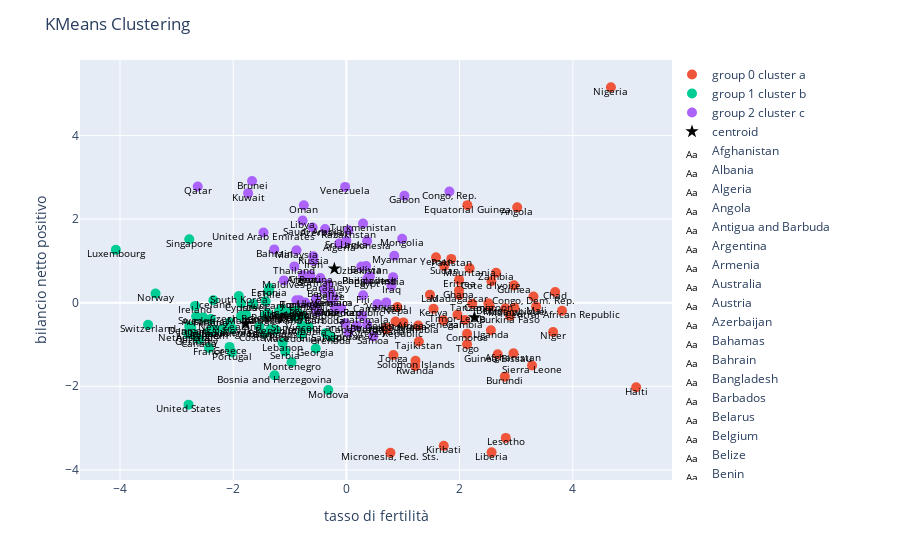

The code cell stored with this chart in its notebook:
### Code cell
labels = ['cluster a', 'cluster b', 'cluster c']
x = 'tasso di fertilità'
y = 'bilancio netto positivo'
title = 'KMeans Clustering'
y_means = clustering.pca_cluster_visualizator(KMeans, data_pca, 3, labels, x, y, title=title, annotations=annotation, skip_rows=1, random_seed=random_seed)

### Figure 1 — Plotly figure (JSON) as saved in the notebook; plotly's stock layout.template omitted (floating-point values rounded to 4 significant figures)
{"data": [{"hovertemplate": "<extra></extra>", "legendgroup": "", "marker": {"color": "#636efa", "symbol": "circle"}, "mode": "markers", "name": "", "orientation": "v", "showlegend": false, "type": "scatter", "xaxis": "x", "yaxis": "y"}, {"marker": {"size": 10}, "mode": "markers", "name": "group 0 cluster a", "type": "scatter", "x": [2.953, 3.019, 2.533, 1.007, 2.89, 2.8, 2.509, 3.811, 3.69, 2.132, 3.306, 2.563, 2.138, 1.991, 2.095, 1.99, 2.961, 2.674, 0.7189, 5.12, 1.54, 1.721, 0.7023, 1.476, 2.817, 2.566, 1.994, 2.81, 3.353, 2.179, 0.7787, 2.97, 1.269, 0.9006, 3.653, 4.675, 1.854, 1.217, 1.712, 3.281, 1.222, 0.8685, 1.728, 1.28, 2.224, 1.963, 2.132, 0.8313, 2.553, 1.584, 2.646], "y": [-1.209, 2.28, -0.09069, -0.4714, -0.313, -1.769, -0.01319, -0.1953, 0.256, -0.7461, 0.1478, 0.5125, 2.333, 0.5453, -0.4155, 0.2907, 0.4144, -1.234, -0.6032, -2.021, -0.1463, -3.425, -0.6318, 0.1924, -3.234, -3.58, 0.1842, -0.1357, -0.09438, 0.8236, -3.59, -0.12, -0.5482, -0.1019, -0.6999, 5.153, 1.048, -1.517, -0.4192, -1.502, -1.389, -0.4515, 0.8755, -0.9277, -0.02255, -0.2906, -0.9933, -1.251, -0.6577, 1.085, 0.7161]}, {"marker": {"size": 10}, "mode": "markers", "name": "group 1 cluster b", "type": "scatter", "x": [-0.6675, -0.9158, -2.53, -2.702, -1.344, -1.251, -2.425, -1.269, -0.9354, -0.994, -2.596, -1.374, -0.8912, -1.447, -1.436, -1.859, -1.775, -2.776, -0.3649, -1.359, -2.394, -2.427, -0.5418, -2.646, -2.064, -0.2749, -1.427, -2.35, -2.672, -1.65, -2.375, -2.742, -1.192, -1.126, -1.143, -4.073, -0.791, -1.86, -0.7834, -0.3193, -0.9694, -2.793, -2.058, -3.372, -0.7865, -1.4, -2.021, -1.08, -2.776, -1.537, -2.017, -1.9, -2.319, -2.654, -3.504, -2.181, -2.789, -1.152], "y": [-0.5834, -0.3314, -0.3522, -0.7318, -0.6423, -0.6543, -0.6874, -1.734, -0.2687, -0.2163, -0.877, 0.2882, -0.1912, -0.7342, -0.3023, -0.01416, -0.2812, -0.5656, -0.7288, 0.3493, -0.3889, -1.082, -1.095, -0.8272, -1.057, -0.8059, 0.03512, 0.05725, -0.077, -0.02897, -0.6483, -0.593, -0.2124, -0.9658, -0.1547, 1.264, -0.753, -0.3199, -0.3084, -2.09, -1.426, -0.7443, -0.4719, 0.2176, -0.5472, -0.2547, -1.191, -1.169, 1.517, -0.5734, -0.6194, 0.1619, -0.648, -0.3324, -0.5267, -0.6317, -2.439, -0.1918]}, {"marker": {"size": 10}, "mode": "markers", "name": "group 2 cluster c", "type": "scatter", "x": [-0.1268, -0.6374, -0.1996, -0.3764, -1.274, 0.415, -0.3859, -0.2819, 0.3672, 0.3505, -1.667, 0.5451, 0.1841, -0.7675, 1.821, -0.1697, -0.5175, 0.3681, 0.2955, 1.026, 0.2814, 0.8251, 0.3658, -0.5796, 0.7964, -0.2223, 0.03596, 0.03762, -1.737, -0.7733, -0.8814, -1.105, 0.9858, -0.08935, 0.8465, -0.7517, -0.3182, -0.6396, 0.395, -2.627, -0.8267, -0.5841, 0.4738, -0.5952, -0.5665, -0.0004622, -0.01958, -0.4592, -0.9196, -0.7255, -0.8842, 0.2938, -0.5377, -1.465, 0.2637, 0.7045, -0.02209, -0.2707], "y": [1.414, 0.6575, -0.1303, 1.764, 1.275, 0.6302, 0.3171, 0.2481, -0.5213, 0.8789, 2.909, -0.03263, -0.5486, 0.657, 2.66, -0.1332, -0.2095, 0.5633, 0.1765, 2.559, -0.3039, 0.6112, 1.472, 1.005, 0.4084, 0.1082, -0.7046, 1.733, 2.62, 1.963, 1.254, 0.5327, 1.53, -0.1424, 1.123, 2.329, 0.4483, 0.65, 0.6221, 2.777, 0.0595, 1.111, -0.8102, 1.799, -0.08599, 1.478, -0.4928, 0.5883, 0.8676, 0.006162, 0.05781, 1.893, 0.08175, 1.677, 0.8652, 0.007193, 2.77, 0.09064]}, {"marker": {"color": "black", "size": 10, "symbol": "star"}, "mode": "markers", "name": "centroid", "type": "scatter", "x": [2.263, -1.777, -0.2125], "y": [-0.352, -0.5031, 0.8127]}, {"mode": "text", "name": "Afghanistan", "text": ["Afghanistan"], "textfont": {"color": "black", "size": 10}, "textposition": "bottom center", "type": "scatter", "x": [2.953], "y": [-1.209]}, {"mode": "text", "name": "Albania", "text": ["Albania"], "textfont": {"color": "black", "size": 10}, "textposition": "bottom center", "type": "scatter", "x": [-0.6675], "y": [-0.5834]}, {"mode": "text", "name": "Algeria", "text": ["Algeria"], "textfont": {"color": "black", "size": 10}, "textposition": "bottom center", "type": "scatter", "x": [-0.1268], "y": [1.414]}, {"mode": "text", "name": "Angola", "text": ["Angola"], "textfont": {"color": "black", "size": 10}, "textposition": "bottom center", "type": "scatter", "x": [3.019], "y": [2.28]}, {"mode": "text", "name": "Antigua and Barbuda", "text": ["Antigua and Barbuda"], "textfont": {"color": "black", "size": 10}, "textposition": "bottom center", "type": "scatter", "x": [-0.9158], "y": [-0.3314]}, {"mode": "text", "name": "Argentina", "text": ["Argentina"], "textfont": {"color": "black", "size": 10}, "textposition": "bottom center", "type": "scatter", "x": [-0.6374], "y": [0.6575]}, {"mode": "text", "name": "Armenia", "text": ["Armenia"], "textfont": {"color": "black", "size": 10}, "textposition": "bottom center", "type": "scatter", "x": [-0.1996], "y": [-0.1303]}, {"mode": "text", "name": "Australia", "text": ["Australia"], "textfont": {"color": "black", "size": 10}, "textposition": "bottom center", "type": "scatter", "x": [-2.53], "y": [-0.3522]}, {"mode": "text", "name": "Austria", "text": ["Austria"], "textfont": {"color": "black", "size": 10}, "textposition": "bottom center", "type": "scatter", "x": [-2.702], "y": [-0.7318]}, {"mode": "text", "name": "Azerbaijan", "text": ["Azerbaijan"], "textfont": {"color": "black", "size": 10}, "textposition": "bottom center", "type": "scatter", "x": [-0.3764], "y": [1.764]}, {"mode": "text", "name": "Bahamas", "text": ["Bahamas"], "textfont": {"color": "black", "size": 10}, "textposition": "bottom center", "type": "scatter", "x": [-1.344], "y": [-0.6423]}, {"mode": "text", "name": "Bahrain", "text": ["Bahrain"], "textfont": {"color": "black", "size": 10}, "textposition": "bottom center", "type": "scatter", "x": [-1.274], "y": [1.275]}, {"mode": "text", "name": "Bangladesh", "text": ["Bangladesh"], "textfont": {"color": "black", "size": 10}, "textposition": "bottom center", "type": "scatter", "x": [0.415], "y": [0.6302]}, {"mode": "text", "name": "Barbados", "text": ["Barbados"], "textfont": {"color": "black", "size": 10}, "textposition": "bottom center", "type": "scatter", "x": [-1.251], "y": [-0.6543]}, {"mode": "text", "name": "Belarus", "text": ["Belarus"], "textfont": {"color": "black", "size": 10}, "textposition": "bottom center", "type": "scatter", "x": [-0.3859], "y": [0.3171]}, {"mode": "text", "name": "Belgium", "text": ["Belgium"], "textfont": {"color": "black", "size": 10}, "textposition": "bottom center", "type": "scatter", "x": [-2.425], "y": [-0.6874]}, {"mode": "text", "name": "Belize", "text": ["Belize"], "textfont": {"color": "black", "size": 10}, "textposition": "bottom center", "type": "scatter", "x": [-0.2819], "y": [0.2481]}, {"mode": "text", "name": "Benin", "text": ["Benin"], "textfont": {"color": "black", "size": 10}, "textposition": "bottom center", "type": "scatter", "x": [2.533], "y": [-0.09069]}, {"mode": "text", "name": "Bhutan", "text": ["Bhutan"], "textfont": {"color": "black", "size": 10}, "textposition": "bottom center", "type": "scatter", "x": [0.3672], "y": [-0.5213]}, {"mode": "text", "name": "Bolivia", "text": ["Bolivia"], "textfont": {"color": "black", "size": 10}, "textposition": "bottom center", "type": "scatter", "x": [0.3505], "y": [0.8789]}, {"mode": "text", "name": "Bosnia and Herzegovina", "text": ["Bosnia and Herzegovina"], "textfont": {"color": "black", "size": 10}, "textposition": "bottom center", "type": "scatter", "x": [-1.269], "y": [-1.734]}, {"mode": "text", "name": "Botswana", "text": ["Botswana"], "textfont": {"color": "black", "size": 10}, "textposition": "bottom center", "type": "scatter", "x": [1.007], "y": [-0.4714]}, {"mode": "text", "name": "Brazil", "text": ["Brazil"], "textfont": {"color": "black", "size": 10}, "textposition": "bottom center", "type": "scatter", "x": [-0.9354], "y": [-0.2687]}, {"mode": "text", "name": "Brunei", "text": ["Brunei"], "textfont": {"color": "black", "size": 10}, "textposition": "bottom center", "type": "scatter", "x": [-1.667], "y": [2.909]}, {"mode": "text", "name": "Bulgaria", "text": ["Bulgaria"], "textfont": {"color": "black", "size": 10}, "textposition": "bottom center", "type": "scatter", "x": [-0.994], "y": [-0.2163]}, {"mode": "text", "name": "Burkina Faso", "text": ["Burkina Faso"], "textfont": {"color": "black", "size": 10}, "textposition": "bottom center", "type": "scatter", "x": [2.89], "y": [-0.313]}, {"mode": "text", "name": "Burundi", "text": ["Burundi"], "textfont": {"color": "black", "size": 10}, "textposition": "bottom center", "type": "scatter", "x": [2.8], "y": [-1.769]}, {"mode": "text", "name": "Cambodia", "text": ["Cambodia"], "textfont": {"color": "black", "size": 10}, "textposition": "bottom center", "type": "scatter", "x": [0.5451], "y": [-0.03263]}, {"mode": "text", "name": "Cameroon", "text": ["Cameroon"], "textfont": {"color": "black", "size": 10}, "textposition": "bottom center", "type": "scatter", "x": [2.509], "y": [-0.01319]}, {"mode": "text", "name": "Canada", "text": ["Canada"], "textfont": {"color": "black", "size": 10}, "textposition": "bottom center", "type": "scatter", "x": [-2.596], "y": [-0.877]}, {"mode": "text", "name": "Cape Verde", "text": ["Cape Verde"], "textfont": {"color": "black", "size": 10}, "textposition": "bottom center", "type": "scatter", "x": [0.1841], "y": [-0.5486]}, {"mode": "text", "name": "Central African Republic", "text": ["Central African Republic"], "textfont": {"color": "black", "size": 10}, "textposition": "bottom center", "type": "scatter", "x": [3.811], "y": [-0.1953]}, {"mode": "text", "name": "Chad", "text": ["Chad"], "textfont": {"color": "black", "size": 10}, "textposition": "bottom center", "type": "scatter", "x": [3.69], "y": [0.256]}, {"mode": "text", "name": "Chile", "text": ["Chile"], "textfont": {"color": "black", "size": 10}, "textposition": "bottom center", "type": "scatter", "x": [-1.374], "y": [0.2882]}, {"mode": "text", "name": "China", "text": ["China"], "textfont": {"color": "black", "size": 10}, "textposition": "bottom center", "type": "scatter", "x": [-0.7675], "y": [0.657]}, {"mode": "text", "name": "Colombia", "text": ["Colombia"], "textfont": {"color": "black", "size": 10}, "textposition": "bottom center", "type": "scatter", "x": [-0.8912], "y": [-0.1912]}, {"mode": "text", "name": "Comoros", "text": ["Comoros"], "textfont": {"color": "black", "size": 10}, "textposition": "bottom center", "type": "scatter", "x": [2.132], "y": [-0.7461]}, {"mode": "text", "name": "Congo, Dem. Rep.", "text": ["Congo, Dem. Rep."], "textfont": {"color": "black", "size": 10}, "textposition": "bottom center", "type": "scatter", "x": [3.306], "y": [0.1478]}, {"mode": "text", "name": "Congo, Rep.", "text": ["Congo, Rep."], "textfont": {"color": "black", "size": 10}, "textposition": "bottom center", "type": "scatter", "x": [1.821], "y": [2.66]}, {"mode": "text", "name": "Costa Rica", "text": ["Costa Rica"], "textfont": {"color": "black", "size": 10}, "textposition": "bottom center", "type": "scatter", "x": [-1.447], "y": [-0.7342]}, {"mode": "text", "name": "Cote d'Ivoire", "text": ["Cote d'Ivoire"], "textfont": {"color": "black", "size": 10}, "textposition": "bottom center", "type": "scatter", "x": [2.563], "y": [0.5125]}, {"mode": "text", "name": "Croatia", "text": ["Croatia"], "textfont": {"color": "black", "size": 10}, "textposition": "bottom center", "type": "scatter", "x": [-1.436], "y": [-0.3023]}, {"mode": "text", "name": "Cyprus", "text": ["Cyprus"], "textfont": {"color": "black", "size": 10}, "textposition": "bottom center", "type": "scatter", "x": [-1.859], "y": [-0.01416]}, {"mode": "text", "name": "Czech Republic", "text": ["Czech Republic"], "textfont": {"color": "black", "size": 10}, "textposition": "bottom center", "type": "scatter", "x": [-1.775], "y": [-0.2812]}, {"mode": "text", "name": "Denmark", "text": ["Denmark"], "textfont": {"color": "black", "size": 10}, "textposition": "bottom center", "type": "scatter", "x": [-2.776], "y": [-0.5656]}, {"mode": "text", "name": "Dominican Republic", "text": ["Dominican Republic"], "textfont": {"color": "black", "size": 10}, "textposition": "bottom center", "type": "scatter", "x": [-0.1697], "y": [-0.1332]}, {"mode": "text", "name": "Ecuador", "text": ["Ecuador"], "textfont": {"color": "black", "size": 10}, "textposition": "bottom center", "type": "scatter", "x": [-0.5175], "y": [-0.2095]}, {"mode": "text", "name": "Egypt", "text": ["Egypt"], "textfont": {"color": "black", "size": 10}, "textposition": "bottom center", "type": "scatter", "x": [0.3681], "y": [0.5633]}, {"mode": "text", "name": "El Salvador", "text": ["El Salvador"], "textfont": {"color": "black", "size": 10}, "textposition": "bottom center", "type": "scatter", "x": [-0.3649], "y": [-0.7288]}, {"mode": "text", "name": "Equatorial Guinea", "text": ["Equatorial Guinea"], "textfont": {"color": "black", "size": 10}, "textposition": "bottom center", "type": "scatter", "x": [2.138], "y": [2.333]}, {"mode": "text", "name": "Eritrea", "text": ["Eritrea"], "textfont": {"color": "black", "size": 10}, "textposition": "bottom center", "type": "scatter", "x": [1.991], "y": [0.5453]}, {"mode": "text", "name": "Estonia", "text": ["Estonia"], "textfont": {"color": "black", "size": 10}, "textposition": "bottom center", "type": "scatter", "x": [-1.359], "y": [0.3493]}, {"mode": "text", "name": "Fiji", "text": ["Fiji"], "textfont": {"color": "black", "size": 10}, "textposition": "bottom center", "type": "scatter", "x": [0.2955], "y": [0.1765]}, {"mode": "text", "name": "Finland", "text": ["Finland"], "textfont": {"color": "black", "size": 10}, "textposition": "bottom center", "type": "scatter", "x": [-2.394], "y": [-0.3889]}, {"mode": "text", "name": "France", "text": ["France"], "textfont": {"color": "black", "size": 10}, "textposition": "bottom center", "type": "scatter", "x": [-2.427], "y": [-1.082]}, {"mode": "text", "name": "Gabon", "text": ["Gabon"], "textfont": {"color": "black", "size": 10}, "textposition": "bottom center", "type": "scatter", "x": [1.026], "y": [2.559]}, {"mode": "text", "name": "Gambia", "text": ["Gambia"], "textfont": {"color": "black", "size": 10}, "textposition": "bottom center", "type": "scatter", "x": [2.095], "y": [-0.4155]}, {"mode": "text", "name": "Georgia", "text": ["Georgia"], "textfont": {"color": "black", "size": 10}, "textposition": "bottom center", "type": "scatter", "x": [-0.5418], "y": [-1.095]}, {"mode": "text", "name": "Germany", "text": ["Germany"], "textfont": {"color": "black", "size": 10}, "textposition": "bottom center", "type": "scatter", "x": [-2.646], "y": [-0.8272]}, {"mode": "text", "name": "Ghana", "text": ["Ghana"], "textfont": {"color": "black", "size": 10}, "textposition": "bottom center", "type": "scatter", "x": [1.99], "y": [0.2907]}, {"mode": "text", "name": "Greece", "text": ["Greece"], "textfont": {"color": "black", "size": 10}, "textposition": "bottom center", "type": "scatter", "x": [-2.064], "y": [-1.057]}, {"mode": "text", "name": "Grenada", "text": ["Grenada"], "textfont": {"color": "black", "size": 10}, "textposition": "bottom center", "type": "scatter", "x": [-0.2749], "y": [-0.8059]}, {"mode": "text", "name": "Guatemala", "text": ["Guatemala"], "textfont": {"color": "black", "size": 10}, "textposition": "bottom center", "type": "scatter", "x": [0.2814], "y": [-0.3039]}, {"mode": "text", "name": "Guinea", "text": ["Guinea"], "textfont": {"color": "black", "size": 10}, "textposition": "bottom center", "type": "scatter", "x": [2.961], "y": [0.4144]}, {"mode": "text", "name": "Guinea-Bissau", "text": ["Guinea-Bissau"], "textfont": {"color": "black", "size": 10}, "textposition": "bottom center", "type": "scatter", "x": [2.674], "y": [-1.234]}, {"mode": "text", "name": "Guyana", "text": ["Guyana"], "textfont": {"color": "black", "size": 10}, "textposition": "bottom center", "type": "scatter", "x": [0.7189], "y": [-0.6032]}, {"mode": "text", "name": "Haiti", "text": ["Haiti"], "textfont": {"color": "black", "size": 10}, "textposition": "bottom center", "type": "scatter", "x": [5.12], "y": [-2.021]}, {"mode": "text", "name": "Hungary", "text": ["Hungary"], "textfont": {"color": "black", "size": 10}, "textposition": "bottom center", "type": "scatter", "x": [-1.427], "y": [0.03512]}, {"mode": "text", "name": "Iceland", "text": ["Iceland"], "textfont": {"color": "black", "size": 10}, "textposition": "bottom center", "type": "scatter", "x": [-2.35], "y": [0.05725]}, {"mode": "text", "name": "India", "text": ["India"], "textfont": {"color": "black", "size": 10}, "textposition": "bottom center", "type": "scatter", "x": [0.8251], "y": [0.6112]}, {"mode": "text", "name": "Indonesia", "text": ["Indonesia"], "textfont": {"color": "black", "size": 10}, "textposition": "bottom center", "type": "scatter", "x": [0.3658], "y": [1.472]}, {"mode": "text", "name": "Iran", "text": ["Iran"], "textfont": {"color": "black", "size": 10}, "textposition": "bottom center", "type": "scatter", "x": [-0.5796], "y": [1.005]}, {"mode": "text", "name": "Iraq", "text": ["Iraq"], "textfont": {"color": "black", "size": 10}, "textposition": "bottom center", "type": "scatter", "x": [0.7964], "y": [0.4084]}, {"mode": "text", "name": "Ireland", "text": ["Ireland"], "textfont": {"color": "black", "size": 10}, "textposition": "bottom center", "type": "scatter", "x": [-2.672], "y": [-0.077]}, {"mode": "text", "name": "Israel", "text": ["Israel"], "textfont": {"color": "black", "size": 10}, "textposition": "bottom center", "type": "scatter", "x": [-1.65], "y": [-0.02897]}, {"mode": "text", "name": "Italy", "text": ["Italy"], "textfont": {"color": "black", "size": 10}, "textposition": "bottom center", "type": "scatter", "x": [-2.375], "y": [-0.6483]}, {"mode": "text", "name": "Jamaica", "text": ["Jamaica"], "textfont": {"color": "black", "size": 10}, "textposition": "bottom center", "type": "scatter", "x": [-0.2223], "y": [0.1082]}, {"mode": "text", "name": "Japan", "text": ["Japan"], "textfont": {"color": "black", "size": 10}, "textposition": "bottom center", "type": "scatter", "x": [-2.742], "y": [-0.593]}, {"mode": "text", "name": "Jordan", "text": ["Jordan"], "textfont": {"color": "black", "size": 10}, "textposition": "bottom center", "type": "scatter", "x": [0.03596], "y": [-0.7046]}, {"mode": "text", "name": "Kazakhstan", "text": ["Kazakhstan"], "textfont": {"color": "black", "size": 10}, "textposition": "bottom center", "type": "scatter", "x": [0.03762], "y": [1.733]}, {"mode": "text", "name": "Kenya", "text": ["Kenya"], "textfont": {"color": "black", "size": 10}, "textposition": "bottom center", "type": "scatter", "x": [1.54], "y": [-0.1463]}, {"mode": "text", "name": "Kiribati", "text": ["Kiribati"], "textfont": {"color": "black", "size": 10}, "textposition": "bottom center", "type": "scatter", "x": [1.721], "y": [-3.425]}, {"mode": "text", "name": "Kuwait", "text": ["Kuwait"], "textfont": {"color": "black", "size": 10}, "textposition": "bottom center", "type": "scatter", "x": [-1.737], "y": [2.62]}, {"mode": "text", "name": "Kyrgyz Republic", "text": ["Kyrgyz Republic"], "textfont": {"color": "black", "size": 10}, "textposition": "bottom center", "type": "scatter", "x": [0.7023], "y": [-0.6318]}, {"mode": "text", "name": "Lao", "text": ["Lao"], "textfont": {"color": "black", "size": 10}, "textposition": "bottom center", "type": "scatter", "x": [1.476], "y": [0.1924]}, {"mode": "text", "name": "Latvia", "text": ["Latvia"], "textfont": {"color": "black", "size": 10}, "textposition": "bottom center", "type": "scatter", "x": [-1.192], "y": [-0.2124]}, {"mode": "text", "name": "Lebanon", "text": ["Lebanon"], "textfont": {"color": "black", "size": 10}, "textposition": "bottom center", "type": "scatter", "x": [-1.126], "y": [-0.9658]}, {"mode": "text", "name": "Lesotho", "text": ["Lesotho"], "textfont": {"color": "black", "size": 10}, "textposition": "bottom center", "type": "scatter", "x": [2.817], "y": [-3.234]}, {"mode": "text", "name": "Liberia", "text": ["Liberia"], "textfont": {"color": "black", "size": 10}, "textposition": "bottom center", "type": "scatter", "x": [2.566], "y": [-3.58]}, {"mode": "text", "name": "Libya", "text": ["Libya"], "textfont": {"color": "black", "size": 10}, "textposition": "bottom center", "type": "scatter", "x": [-0.7733], "y": [1.963]}, {"mode": "text", "name": "Lithuania", "text": ["Lithuania"], "textfont": {"color": "black", "size": 10}, "textposition": "bottom center", "type": "scatter", "x": [-1.143], "y": [-0.1547]}, {"mode": "text", "name": "Luxembourg", "text": ["Luxembourg"], "textfont": {"color": "black", "size": 10}, "textposition": "bottom center", "type": "scatter", "x": [-4.073], "y": [1.264]}, {"mode": "text", "name": "Macedonia, FYR", "text": ["Macedonia, FYR"], "textfont": {"color": "black", "size": 10}, "textposition": "bottom center", "type": "scatter", "x": [-0.791], "y": [-0.753]}, {"mode": "text", "name": "Madagascar", "text": ["Madagascar"], "textfont": {"color": "black", "size": 10}, "textposition": "bottom center", "type": "scatter", "x": [1.994], "y": [0.1842]}, {"mode": "text", "name": "Malawi", "text": ["Malawi"], "textfont": {"color": "black", "size": 10}, "textposition": "bottom center", "type": "scatter", "x": [2.81], "y": [-0.1357]}, {"mode": "text", "name": "Malaysia", "text": ["Malaysia"], "textfont": {"color": "black", "size": 10}, "textposition": "bottom center", "type": "scatter", "x": [-0.8814], "y": [1.254]}, {"mode": "text", "name": "Maldives", "text": ["Maldives"], "textfont": {"color": "black", "size": 10}, "textposition": "bottom center", "type": "scatter", "x": [-1.105], "y": [0.5327]}, {"mode": "text", "name": "Mali", "text": ["Mali"], "textfont": {"color": "black", "size": 10}, "textposition": "bottom center", "type": "scatter", "x": [3.353], "y": [-0.09438]}, {"mode": "text", "name": "Malta", "text": ["Malta"], "textfont": {"color": "black", "size": 10}, "textposition": "bottom center", "type": "scatter", "x": [-1.86], "y": [-0.3199]}, {"mode": "text", "name": "Mauritania", "text": ["Mauritania"], "textfont": {"color": "black", "size": 10}, "textposition": "bottom center", "type": "scatter", "x": [2.179], "y": [0.8236]}, {"mode": "text", "name": "Mauritius", "text": ["Mauritius"], "textfont": {"color": "black", "size": 10}, "textposition": "bottom center", "type": "scatter", "x": [-0.7834], "y": [-0.3084]}, {"mode": "text", "name": "Micronesia, Fed. Sts.", "text": ["Micronesia, Fed. Sts."], "textfont": {"color": "black", "size": 10}, "textposition": "bottom center", "type": "scatter", "x": [0.7787], "y": [-3.59]}, {"mode": "text", "name": "Moldova", "text": ["Moldova"], "textfont": {"color": "black", "size": 10}, "textposition": "bottom center", "type": "scatter", "x": [-0.3193], "y": [-2.09]}, {"mode": "text", "name": "Mongolia", "text": ["Mongolia"], "textfont": {"color": "black", "size": 10}, "textposition": "bottom center", "type": "scatter", "x": [0.9858], "y": [1.53]}, {"mode": "text", "name": "Montenegro", "text": ["Montenegro"], "textfont": {"color": "black", "size": 10}, "textposition": "bottom center", "type": "scatter", "x": [-0.9694], "y": [-1.426]}, {"mode": "text", "name": "Morocco", "text": ["Morocco"], "textfont": {"color": "black", "size": 10}, "textposition": "bottom center", "type": "scatter", "x": [-0.08935], "y": [-0.1424]}, {"mode": "text", "name": "Mozambique", "text": ["Mozambique"], "textfont": {"color": "black", "size": 10}, "textposition": "bottom center", "type": "scatter", "x": [2.97], "y": [-0.12]}, {"mode": "text", "name": "Myanmar", "text": ["Myanmar"], "textfont": {"color": "black", "size": 10}, "textposition": "bottom center", "type": "scatter", "x": [0.8465], "y": [1.123]}, {"mode": "text", "name": "Namibia", "text": ["Namibia"], "textfont": {"color": "black", "size": 10}, "textposition": "bottom center", "type": "scatter", "x": [1.269], "y": [-0.5482]}, {"mode": "text", "name": "Nepal", "text": ["Nepal"], "textfont": {"color": "black", "size": 10}, "textposition": "bottom center", "type": "scatter", "x": [0.9006], "y": [-0.1019]}, {"mode": "text", "name": "Netherlands", "text": ["Netherlands"], "textfont": {"color": "black", "size": 10}, "textposition": "bottom center", "type": "scatter", "x": [-2.793], "y": [-0.7443]}, {"mode": "text", "name": "New Zealand", "text": ["New Zealand"], "textfont": {"color": "black", "size": 10}, "textposition": "bottom center", "type": "scatter", "x": [-2.058], "y": [-0.4719]}, {"mode": "text", "name": "Niger", "text": ["Niger"], "textfont": {"color": "black", "size": 10}, "textposition": "bottom center", "type": "scatter", "x": [3.653], "y": [-0.6999]}, {"mode": "text", "name": "Nigeria", "text": ["Nigeria"], "textfont": {"color": "black", "size": 10}, "textposition": "bottom center", "type": "scatter", "x": [4.675], "y": [5.153]}, {"mode": "text", "name": "Norway", "text": ["Norway"], "textfont": {"color": "black", "size": 10}, "textposition": "bottom center", "type": "scatter", "x": [-3.372], "y": [0.2176]}, {"mode": "text", "name": "Oman", "text": ["Oman"], "textfont": {"color": "black", "size": 10}, "textposition": "bottom center", "type": "scatter", "x": [-0.7517], "y": [2.329]}, {"mode": "text", "name": "Pakistan", "text": ["Pakistan"], "textfont": {"color": "black", "size": 10}, "textposition": "bottom center", "type": "scatter", "x": [1.854], "y": [1.048]}, {"mode": "text", "name": "Panama", "text": ["Panama"], "textfont": {"color": "black", "size": 10}, "textposition": "bottom center", "type": "scatter", "x": [-0.7865], "y": [-0.5472]}, {"mode": "text", "name": "Paraguay", "text": ["Paraguay"], "textfont": {"color": "black", "size": 10}, "textposition": "bottom center", "type": "scatter", "x": [-0.3182], "y": [0.4483]}, {"mode": "text", "name": "Peru", "text": ["Peru"], "textfont": {"color": "black", "size": 10}, "textposition": "bottom center", "type": "scatter", "x": [-0.6396], "y": [0.65]}, {"mode": "text", "name": "Philippines", "text": ["Philippines"], "textfont": {"color": "black", "size": 10}, "textposition": "bottom center", "type": "scatter", "x": [0.395], "y": [0.6221]}, {"mode": "text", "name": "Poland", "text": ["Poland"], "textfont": {"color": "black", "size": 10}, "textposition": "bottom center", "type": "scatter", "x": [-1.4], "y": [-0.2547]}, {"mode": "text", "name": "Portugal", "text": ["Portugal"], "textfont": {"color": "black", "size": 10}, "textposition": "bottom center", "type": "scatter", "x": [-2.021], "y": [-1.191]}, {"mode": "text", "name": "Qatar", "text": ["Qatar"], "textfont": {"color": "black", "size": 10}, "textposition": "bottom center", "type": "scatter", "x": [-2.627], "y": [2.777]}, {"mode": "text", "name": "Romania", "text": ["Romania"], "textfont": {"color": "black", "size": 10}, "textposition": "bottom center", "type": "scatter", "x": [-0.8267], "y": [0.0595]}, {"mode": "text", "name": "Russia", "text": ["Russia"], "textfont": {"color": "black", "size": 10}, "textposition": "bottom center", "type": "scatter", "x": [-0.5841], "y": [1.111]}, {"mode": "text", "name": "Rwanda", "text": ["Rwanda"], "textfont": {"color": "black", "size": 10}, "textposition": "bottom center", "type": "scatter", "x": [1.217], "y": [-1.517]}, {"mode": "text", "name": "Samoa", "text": ["Samoa"], "textfont": {"color": "black", "size": 10}, "textposition": "bottom center", "type": "scatter", "x": [0.4738], "y": [-0.8102]}, {"mode": "text", "name": "Saudi Arabia", "text": ["Saudi Arabia"], "textfont": {"color": "black", "size": 10}, "textposition": "bottom center", "type": "scatter", "x": [-0.5952], "y": [1.799]}, {"mode": "text", "name": "Senegal", "text": ["Senegal"], "textfont": {"color": "black", "size": 10}, "textposition": "bottom center", "type": "scatter", "x": [1.712], "y": [-0.4192]}, {"mode": "text", "name": "Serbia", "text": ["Serbia"], "textfont": {"color": "black", "size": 10}, "textposition": "bottom center", "type": "scatter", "x": [-1.08], "y": [-1.169]}, {"mode": "text", "name": "Seychelles", "text": ["Seychelles"], "textfont": {"color": "black", "size": 10}, "textposition": "bottom center", "type": "scatter", "x": [-0.5665], "y": [-0.08599]}, {"mode": "text", "name": "Sierra Leone", "text": ["Sierra Leone"], "textfont": {"color": "black", "size": 10}, "textposition": "bottom center", "type": "scatter", "x": [3.281], "y": [-1.502]}, {"mode": "text", "name": "Singapore", "text": ["Singapore"], "textfont": {"color": "black", "size": 10}, "textposition": "bottom center", "type": "scatter", "x": [-2.776], "y": [1.517]}, {"mode": "text", "name": "Slovak Republic", "text": ["Slovak Republic"], "textfont": {"color": "black", "size": 10}, "textposition": "bottom center", "type": "scatter", "x": [-1.537], "y": [-0.5734]}, {"mode": "text", "name": "Slovenia", "text": ["Slovenia"], "textfont": {"color": "black", "size": 10}, "textposition": "bottom center", "type": "scatter", "x": [-2.017], "y": [-0.6194]}, {"mode": "text", "name": "Solomon Islands", "text": ["Solomon Islands"], "textfont": {"color": "black", "size": 10}, "textposition": "bottom center", "type": "scatter", "x": [1.222], "y": [-1.389]}, {"mode": "text", "name": "South Africa", "text": ["South Africa"], "textfont": {"color": "black", "size": 10}, "textposition": "bottom center", "type": "scatter", "x": [0.8685], "y": [-0.4515]}, {"mode": "text", "name": "South Korea", "text": ["South Korea"], "textfont": {"color": "black", "size": 10}, "textposition": "bottom center", "type": "scatter", "x": [-1.9], "y": [0.1619]}, {"mode": "text", "name": "Spain", "text": ["Spain"], "textfont": {"color": "black", "size": 10}, "textposition": "bottom center", "type": "scatter", "x": [-2.319], "y": [-0.648]}, {"mode": "text", "name": "Sri Lanka", "text": ["Sri Lanka"], "textfont": {"color": "black", "size": 10}, "textposition": "bottom center", "type": "scatter", "x": [-0.0004622], "y": [1.478]}, {"mode": "text", "name": "St. Vincent and the Grenadines", "text": ["St. Vincent and the Grenadines"], "textfont": {"color": "black", "size": 10}, "textposition": "bottom center", "type": "scatter", "x": [-0.01958], "y": [-0.4928]}, {"mode": "text", "name": "Sudan", "text": ["Sudan"], "textfont": {"color": "black", "size": 10}, "textposition": "bottom center", "type": "scatter", "x": [1.728], "y": [0.8755]}, {"mode": "text", "name": "Suriname", "text": ["Suriname"], "textfont": {"color": "black", "size": 10}, "textposition": "bottom center", "type": "scatter", "x": [-0.4592], "y": [0.5883]}, {"mode": "text", "name": "Sweden", "text": ["Sweden"], "textfont": {"color": "black", "size": 10}, "textposition": "bottom center", "type": "scatter", "x": [-2.654], "y": [-0.3324]}, {"mode": "text", "name": "Switzerland", "text": ["Switzerland"], "textfont": {"color": "black", "size": 10}, "textposition": "bottom center", "type": "scatter", "x": [-3.504], "y": [-0.5267]}, {"mode": "text", "name": "Tajikistan", "text": ["Tajikistan"], "textfont": {"color": "black", "size": 10}, "textposition": "bottom center", "type": "scatter", "x": [1.28], "y": [-0.9277]}, {"mode": "text", "name": "Tanzania", "text": ["Tanzania"], "textfont": {"color": "black", "size": 10}, "textposition": "bottom center", "type": "scatter", "x": [2.224], "y": [-0.02255]}, {"mode": "text", "name": "Thailand", "text": ["Thailand"], "textfont": {"color": "black", "size": 10}, "textposition": "bottom center", "type": "scatter", "x": [-0.9196], "y": [0.8676]}, {"mode": "text", "name": "Timor-Leste", "text": ["Timor-Leste"], "textfont": {"color": "black", "size": 10}, "textposition": "bottom center", "type": "scatter", "x": [1.963], "y": [-0.2906]}, {"mode": "text", "name": "Togo", "text": ["Togo"], "textfont": {"color": "black", "size": 10}, "textposition": "bottom center", "type": "scatter", "x": [2.132], "y": [-0.9933]}, {"mode": "text", "name": "Tonga", "text": ["Tonga"], "textfont": {"color": "black", "size": 10}, "textposition": "bottom center", "type": "scatter", "x": [0.8313], "y": [-1.251]}, {"mode": "text", "name": "Tunisia", "text": ["Tunisia"], "textfont": {"color": "black", "size": 10}, "textposition": "bottom center", "type": "scatter", "x": [-0.7255], "y": [0.006162]}, {"mode": "text", "name": "Turkey", "text": ["Turkey"], "textfont": {"color": "black", "size": 10}, "textposition": "bottom center", "type": "scatter", "x": [-0.8842], "y": [0.05781]}, {"mode": "text", "name": "Turkmenistan", "text": ["Turkmenistan"], "textfont": {"color": "black", "size": 10}, "textposition": "bottom center", "type": "scatter", "x": [0.2938], "y": [1.893]}, {"mode": "text", "name": "Uganda", "text": ["Uganda"], "textfont": {"color": "black", "size": 10}, "textposition": "bottom center", "type": "scatter", "x": [2.553], "y": [-0.6577]}, {"mode": "text", "name": "Ukraine", "text": ["Ukraine"], "textfont": {"color": "black", "size": 10}, "textposition": "bottom center", "type": "scatter", "x": [-0.5377], "y": [0.08175]}, {"mode": "text", "name": "United Arab Emirates", "text": ["United Arab Emirates"], "textfont": {"color": "black", "size": 10}, "textposition": "bottom center", "type": "scatter", "x": [-1.465], "y": [1.677]}, {"mode": "text", "name": "United Kingdom", "text": ["United Kingdom"], "textfont": {"color": "black", "size": 10}, "textposition": "bottom center", "type": "scatter", "x": [-2.181], "y": [-0.6317]}, {"mode": "text", "name": "United States", "text": ["United States"], "textfont": {"color": "black", "size": 10}, "textposition": "bottom center", "type": "scatter", "x": [-2.789], "y": [-2.439]}, {"mode": "text", "name": "Uruguay", "text": ["Uruguay"], "textfont": {"color": "black", "size": 10}, "textposition": "bottom center", "type": "scatter", "x": [-1.152], "y": [-0.1918]}, {"mode": "text", "name": "Uzbekistan", "text": ["Uzbekistan"], "textfont": {"color": "black", "size": 10}, "textposition": "bottom center", "type": "scatter", "x": [0.2637], "y": [0.8652]}, {"mode": "text", "name": "Vanuatu", "text": ["Vanuatu"], "textfont": {"color": "black", "size": 10}, "textposition": "bottom center", "type": "scatter", "x": [0.7045], "y": [0.007193]}, {"mode": "text", "name": "Venezuela", "text": ["Venezuela"], "textfont": {"color": "black", "size": 10}, "textposition": "bottom center", "type": "scatter", "x": [-0.02209], "y": [2.77]}, {"mode": "text", "name": "Vietnam", "text": ["Vietnam"], "textfont": {"color": "black", "size": 10}, "textposition": "bottom center", "type": "scatter", "x": [-0.2707], "y": [0.09064]}, {"mode": "text", "name": "Yemen", "text": ["Yemen"], "textfont": {"color": "black", "size": 10}, "textposition": "bottom center", "type": "scatter", "x": [1.584], "y": [1.085]}, {"mode": "text", "name": "Zambia", "text": ["Zambia"], "textfont": {"color": "black", "size": 10}, "textposition": "bottom center", "type": "scatter", "x": [2.646], "y": [0.7161]}], "layout": {"legend": {"tracegroupgap": 0, "x": 1, "y": 1}, "margin": {"t": 60}, "title": {"text": "KMeans Clustering"}, "xaxis": {"anchor": "y", "domain": [0, 1], "title": {"text": "tasso di fertilità"}}, "yaxis": {"anchor": "x", "domain": [0, 1], "title": {"text": "bilancio netto positivo"}}}}
